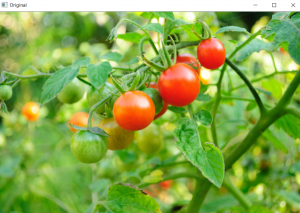
#> input picture Documents/computer vision/openCV/geek/Image Resizing/tomatoes.png, 300 x 213 px
$ python main.py
#> lines starting #> are read from the running program, lines starting #| are printed output that depends on the picture
from cv2 import cv2
import numpy as np
import matplotlib.pyplot as plt
image = cv2.imread("tomatoes.png")
#> image is the input picture: shape (213, 300, 3); mean B, G, R 74.3, 165.6, 134.1

half = cv2.resize(image,(0, 0), fx=0.1, fy=0.1)
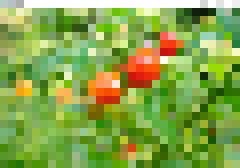
#> half: shape (21, 30, 3) (shown 8 times larger); mean B, G, R 74.5, 166, 135.3
bigger = cv2.resize(image, (1050, 1610))
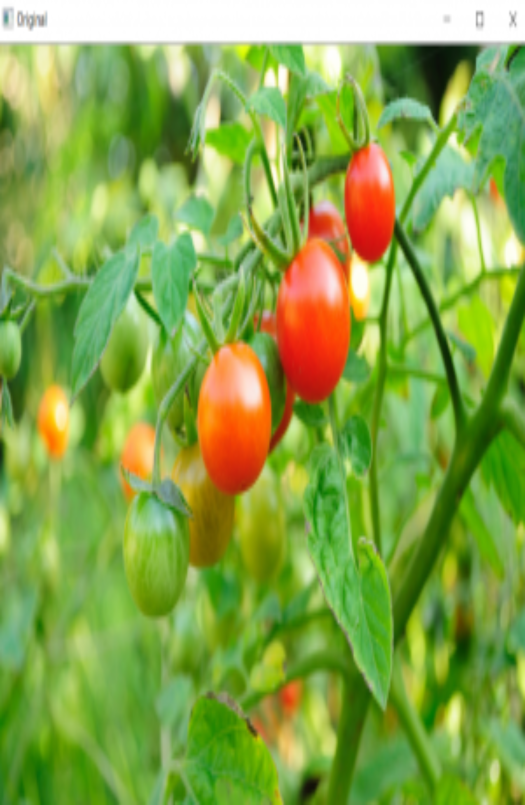
#> bigger: shape (1610, 1050, 3) (shown at 1/2 size); mean B, G, R 74.2, 165.5, 133.9

stretch_near = cv2.resize(image, (780, 540), interpolation=cv2.INTER_NEAREST)
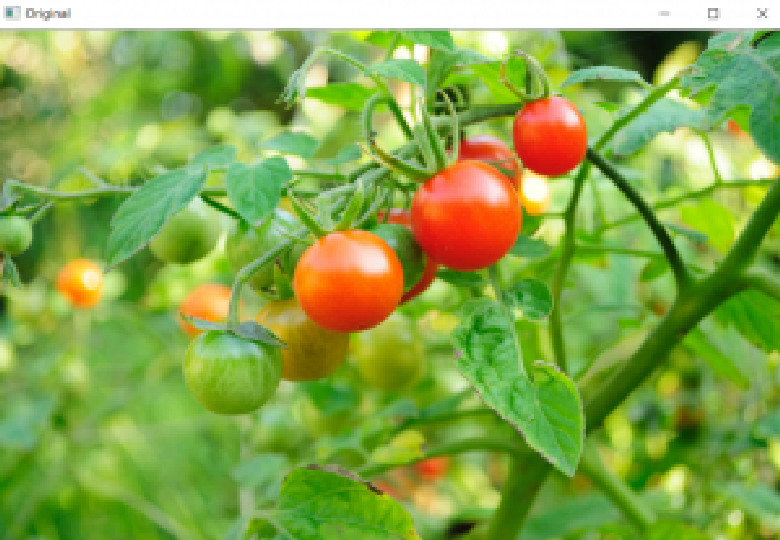
#> stretch_near: shape (540, 780, 3); mean B, G, R 74.5, 165.6, 134.2
Titles =["Original", "Half", "Bigger", "Interpolation Nearest"]
images =[image, half, bigger, stretch_near]
count = 4
for i in range(count):
    plt.subplot(2, 2, i+1)
    plt.title(Titles[i])
    plt.imshow(images[i])
plt.show()
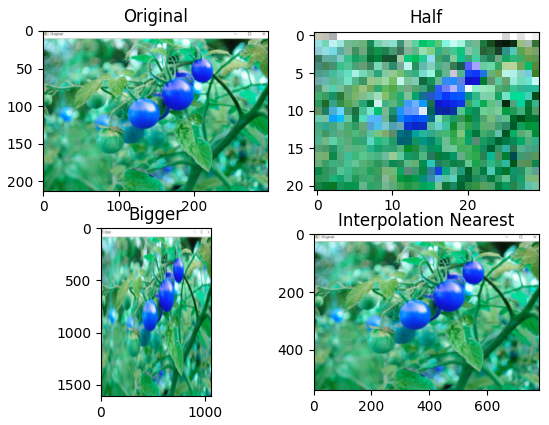
#> figure drawn by matplotlib, 4 panels; B, G, R data is drawn as R, G, B
